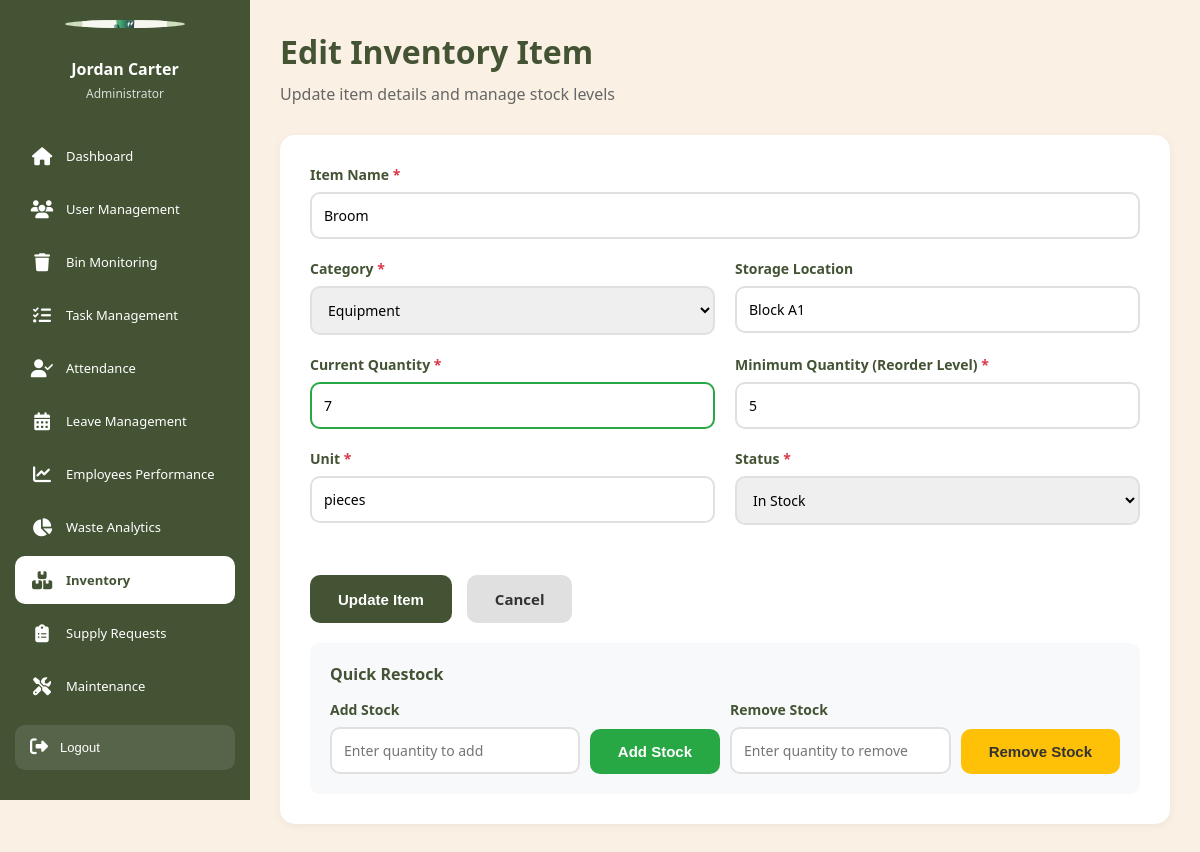
The page /admin/inventory_edit.php?id=4 (signed in) on the database its author committed.
### tables this page shows
CREATE TABLE `inventory` (
  `inventory_id` int(11) NOT NULL,
  `item_name` varchar(100) NOT NULL,
  `item_category` enum('consumable','equipment','safety_gear','other') NOT NULL,
  `storage_location` varchar(100) DEFAULT NULL,
  `current_quantity` int(11) DEFAULT 0,
  `minimum_quantity` int(11) DEFAULT 0 COMMENT 'Reorder threshold',
  `unit` varchar(20) DEFAULT NULL COMMENT 'Unit of measurement (pieces, boxes, etc.)',
  `status` enum('in_stock','low_stock','out_of_stock') DEFAULT 'in_stock',
  `created_at` timestamp NOT NULL DEFAULT current_timestamp(),
  `updated_at` timestamp NOT NULL DEFAULT current_timestamp() ON UPDATE current_timestamp()
);

### config/database.php (called while the page is built, shortened)
<?php
$options = [
    PDO::ATTR_ERRMODE            => PDO::ERRMODE_EXCEPTION,
    PDO::ATTR_DEFAULT_FETCH_MODE => PDO::FETCH_ASSOC,
    PDO::ATTR_EMULATE_PREPARES   => false,
    PDO::ATTR_PERSISTENT         => false,
];
try {
    $dsn = "mysql:host=" . DB_HOST . ";dbname=" . DB_NAME . ";charset=" . DB_CHARSET;
    $pdo = new PDO($dsn, DB_USER, DB_PASS, $options);
} catch (PDOException $e) {
    die("Database Connection Failed: " . $e->getMessage());
}
function query($sql, $params = []) {
    global $pdo;
    $stmt = $pdo->prepare($sql);
    $stmt->execute($params);
    return $stmt;
}
function getOne($sql, $params = []) {
    $stmt = query($sql, $params);
    return $stmt->fetch();
}
?>

### admin/inventory_edit.php (the view, shortened to what this page needs)
<?php
require_once '../config/database.php';
$inventory_id = intval($_GET['id'] ?? 0);
$item = getOne("SELECT * FROM inventory WHERE inventory_id = ?", [$inventory_id]);
?>
<!DOCTYPE html>
<html lang="en">
<head>
</head>
<body>
    <?php include '../includes/admin_sidebar.php'; ?>
    <main class="main-content">
        <div class="page-header">
            <h1>Edit Inventory Item</h1>
            <p>Update item details and manage stock levels</p>
        </div>
        <div class="card">
            <form action="inventory_actions.php" method="POST">
                <div class="form-group">
                    <label>Item Name <span class="required">*</span></label>
                    <input type="text" name="item_name" required value="<?php echo htmlspecialchars($item['item_name']); ?>">
                </div>
                <div class="form-row">
                    <div class="form-group">
                        <label>Category <span class="required">*</span></label>
                        <select name="item_category" required>
                            <option value="equipment" <?php echo $item['item_category'] === 'equipment' ? 'selected' : ''; ?>>Equipment</option>
                        </select>
                    </div>
                    <div class="form-group">
                        <label>Storage Location</label>
                        <input type="text" name="storage_location" value="<?php echo htmlspecialchars($item['storage_location'] ?? ''); ?>">
                    </div>
                </div>
                <div class="form-row">
                    <div class="form-group">
                        <label>Current Quantity <span class="required">*</span></label>
                        <input type="number" name="current_quantity" id="currentQuantity" required min="0" step="1" value="<?php echo $item['current_quantity']; ?>">
                    </div>
                    <div class="form-group">
                        <label>Minimum Quantity (Reorder Level) <span class="required">*</span></label>
                        <input type="number" name="minimum_quantity" id="minimumQuantity" required min="0" step="1" value="<?php echo $item['minimum_quantity']; ?>">
                    </div>
                </div>
                <div class="form-row">
                    <div class="form-group">
                        <label>Unit <span class="required">*</span></label>
                        <input type="text" name="unit" required value="<?php echo htmlspecialchars($item['unit']); ?>">
                    </div>
                    <div class="form-group">
                        <label>Status <span class="required">*</span></label>
                        <select name="status" id="statusSelect" required>
                            <option value="in_stock" <?php echo $item['status'] === 'in_stock' ? 'selected' : ''; ?>>In Stock</option>
                        </select>
                    </div>
                </div>
                <div class="form-actions">
                    <button type="submit" class="btn btn-primary">Update Item</button>
                    <a href="inventory.php" class="btn btn-secondary">Cancel</a>
                </div>
            </form>
            <div class="stock-actions">
                <h3>Quick Restock </h3>
                <div class="stock-action-row">
                    <form action="inventory_actions.php" method="POST" style="flex: 1; display: flex; gap: 10px; align-items: flex-end;">
                        <div class="form-group" style="flex: 1;">
                            <label>Add Stock</label>
                            <input type="number" name="quantity" min="1" step="1" placeholder="Enter quantity to add" required>
                        </div>
                        <button type="submit" class="btn btn-success">Add Stock</button>
                    </form>
                    <form action="inventory_actions.php" method="POST" style="flex: 1; display: flex; gap: 10px; align-items: flex-end;">
                        <div class="form-group" style="flex: 1;">
                            <label>Remove Stock</label>
                            <input type="number" name="quantity" min="1" max="<?php echo $item['current_quantity']; ?>" step="1" placeholder="Enter quantity to remove" required>
                        </div>
                        <button type="submit" class="btn btn-warning">Remove Stock</button>
                    </form>
                </div>
            </div>
        </div>
    </main>
</body>
</html>

### admin/inventory_edit.php (style rules this page uses)
* { margin: 0; padding: 0; box-sizing: border-box; }
body { font-family: 'Segoe UI', Tahoma, Geneva, Verdana, sans-serif; background: #FAF1E4; display: flex; min-height: 100vh; }
.main-content { margin-left: 250px; flex: 1; padding: 30px; max-width: 1000px; }
.page-header { margin-bottom: 30px; }
.page-header h1 { font-size: 32px; color: #435334; margin-bottom: 10px; }
.page-header p { color: #666; }
.card { background: white; border-radius: 15px; padding: 30px; box-shadow: 0 2px 10px rgba(0,0,0,0.05); }
.form-group { margin-bottom: 20px; }
.form-group label { display: block; font-size: 14px; font-weight: 600; color: #435334; margin-bottom: 8px; }
.form-group label .required { color: #dc3545; }
.form-group input, .form-group select, .form-group textarea { width: 100%; padding: 12px; border: 2px solid #e0e0e0; border-radius: 10px; font-size: 14px; font-family: inherit; transition: border-color 0.3s; }
.form-row { display: grid; grid-template-columns: 1fr 1fr; gap: 20px; }
.btn { padding: 14px 28px; border: none; border-radius: 10px; font-size: 15px; font-weight: 600; cursor: pointer; transition: all 0.3s; text-decoration: none; display: inline-block; }
.btn-primary { background: #435334; color: white; }
.btn-secondary { background: #e0e0e0; color: #333; }
.btn-success { background: #28a745; color: white; }
.btn-warning { background: #ffc107; color: #333; }
.form-actions { display: flex; gap: 15px; margin-top: 30px; }
.stock-actions { background: #f8f9fa; padding: 20px; border-radius: 10px; margin-top: 20px; }
.stock-actions h3 { color: #435334; font-size: 16px; margin-bottom: 15px; }
.stock-action-row { display: flex; gap: 10px; align-items: flex-end; }
.stock-action-row .form-group { flex: 1; margin-bottom: 0; }

### rows shown on the page
inventory: item_name "Broom", item_category "Equipment", storage_location "Block A1", current_quantity "7", minimum_quantity "5", unit "pieces", status "In Stock"

### other values the page prints
$admin_name "Jordan Carter"
